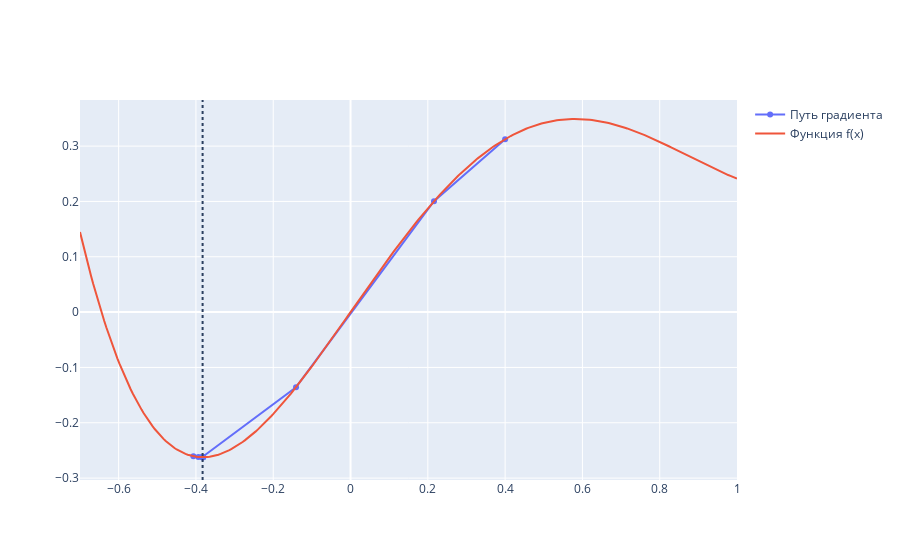

Notebook code cell kept with this figure:
### Code cell
visualise_descent_2d(nesterov_method, f, -0.7, 1, y0=0.4)

### Figure 1 — Plotly figure (JSON) as saved in the notebook; plotly's stock layout.template omitted (floating-point values rounded to 4 significant figures; data arrays with more than 128 entries replaced by an {"elided": "..."} marker saying what was removed)
{"data": [{"mode": "lines+markers", "name": "Путь градиента", "type": "scatter", "x": [0.4, 0.2159, -0.141, -0.3843, -0.4067, -0.3937, -0.3839, -0.3809, -0.3814, -0.3824, -0.3829, -0.383, -0.3829, -0.3828], "y": [0.3126, 0.2003, -0.1357, -0.2623, -0.2606, -0.2619, -0.2623, -0.2623, -0.2623, -0.2623, -0.2623, -0.2623, -0.2623, -0.2623]}, {"mode": "lines", "name": "Функция f(x)", "type": "scatter", "x": {"elided": "300 float values"}, "y": {"elided": "300 float values"}}], "layout": {"autosize": false, "shapes": [{"line": {"dash": "dot"}, "name": "Найденный минимум", "type": "line", "x0": -0.3828, "x1": -0.3828, "xref": "x", "y0": 0, "y1": 1, "yref": "y domain"}]}}
